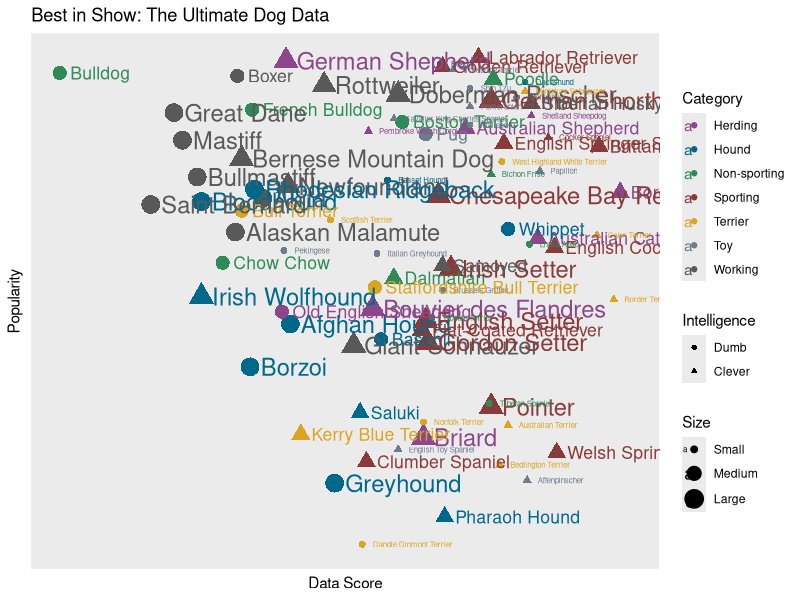

The R script that drew this image:
## ---- chunk 1
knitr::opts_chunk$set(echo = TRUE)
bis <- readxl::read_xlsx('KIB - Best in Show (public).xlsx', sheet='Best in show')
bisFull <- readxl::read_xlsx('KIB - Best in Show (public).xlsx', sheet='Best in show full sheet')
library(dplyr)
library(ggplot2)
## ---- chunk 2
#get columns/data rows from Best In Show sheet and rename accordingly
a <- bis[7:178, c("Best in show?","...7","...46")]
names(a)[1] <- "Dog Breed"
names(a)[2] <- "Popularity"
names(a)[3] <- "Size"
#get columns/data rows from Best In Show Full sheet and rename accordingly
b <- bisFull[4:177, c("Best in show?","largest value","...5","80")]
names(b)[1] <- "Dog Breed"
names(b)[2] <- "Category"
names(b)[3] <- "Data Score"
names(b)[4] <- "Intelligence"
#join two data frames
dogs <- inner_join(a,b)
#subset to breeds with complete data; only data score column has NAs
dogs <- dogs %>% filter(!is.na(`Data Score`))
#change data types
dogs$Size <- as.factor(dogs$Size)
dogs$Size <- factor(dogs$Size, levels=rev(levels(dogs$Size)))
dogs$Category <- as.factor(dogs$Category)
dogs$Popularity <- as.numeric(dogs$Popularity)
dogs$`Data Score` <- as.numeric(dogs$`Data Score`)
dogs$Intelligence <- as.numeric(dogs$Intelligence)
## ---- chunk 3
dogs %>% filter(Intelligence < 44) %>% nrow() # gives half of rows

dogs <- dogs %>% mutate(Intelligence_Category = (Intelligence<46)) #true if relatively clever

colors <- c("herding"="orchid4","hound"="deepskyblue4","non-sporting"="seagreen", "sporting"="indianred4","terrier"="goldenrod","toy"="lightsteelblue4","working"="grey35")

dogplot <- dogs %>% ggplot(aes(x=`Data Score`, y=Popularity, color=Category, shape=Intelligence_Category, size=Size, label=`Dog Breed`)) + geom_point() + geom_text( hjust=0, nudge_x=.05)

dogplot <- dogplot + scale_y_reverse()

dogplot <- dogplot + labs(title ="Best in Show: The Ultimate Dog Data")

dogplot <- dogplot + scale_shape_discrete(name="Intelligence",breaks=c(FALSE,TRUE),labels = c("Dumb","Clever")) 

dogplot <- dogplot + scale_color_manual(name="Category", values=colors, breaks=c("herding","hound","non-sporting","sporting","terrier","toy"  ,"working"), labels=c("Herding","Hound","Non-sporting","Sporting","Terrier","Toy","Working")) 

dogplot <- dogplot + scale_size_discrete(name="Size",breaks=c("small","medium","large"),labels=c("Small","Medium","Large"))

dogplot <- dogplot + theme(axis.text.x=element_blank(), axis.ticks.x = element_blank(), panel.grid.major=element_blank(),panel.grid.minor=element_blank(),axis.text.y=element_blank(), axis.ticks.y = element_blank())

dogplot
